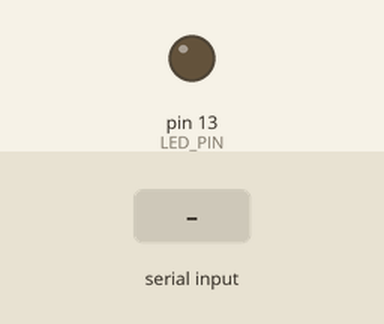
Simulated run of this sketch. Board: Arduino Uno, built with avr-gcc and run on an emulated ATmega328P. Parts: output pins drawn as LEDs (lit = HIGH). The inputs (shaded band) are chosen by the test bench.

Above: at 1.2 s.
1.3 s: "1" received over Serial
At 1.8 s:
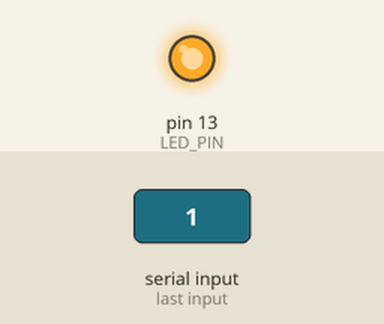
2.8 s: "0" received over Serial
At 4.1 s:
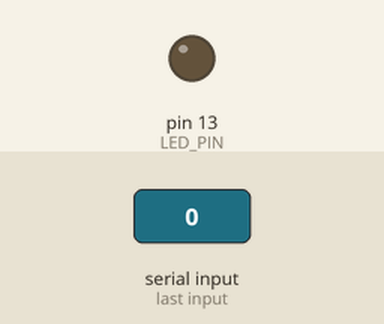
Timing chart, 0 to 5.8 s (numbered marks = the images above; inputs shaded):
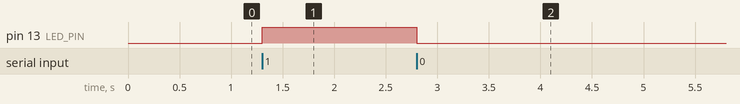

The sketch:

SmartLightControl.ino
```cpp
/*
 Task 1: Smart Light Control (Arduino + HC-05 Bluetooth)
 Controls an LED via Bluetooth commands '1' (ON) and '0' (OFF).
*/
char data = 0;
const int LED_PIN = 13;  // onboard LED

void setup() {
  pinMode(LED_PIN, OUTPUT);
  Serial.begin(9600);    // HC-05 default baud
}

void loop() {
  if (Serial.available()) {
    data = Serial.read();
    if (data == '1')
      digitalWrite(LED_PIN, HIGH);  // turn LED on
    else if (data == '0')
      digitalWrite(LED_PIN, LOW);   // turn LED off
  }
}
// App side: send '1' or '0' via Bluetooth on button presses.
```

Measured:
- after the input at 1.3 s, pin 13 (LED_PIN): LOW → HIGH at once
- after the input at 2.8 s, pin 13 (LED_PIN): HIGH → LOW at once
